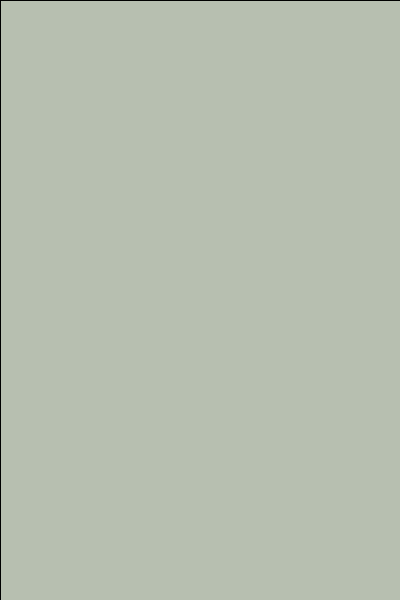
Frame 1 (no input)
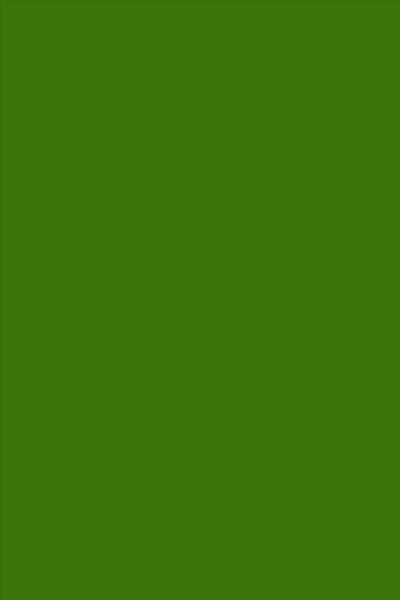
Frame 60 (the mouse pressed at the canvas centre just before this capture)
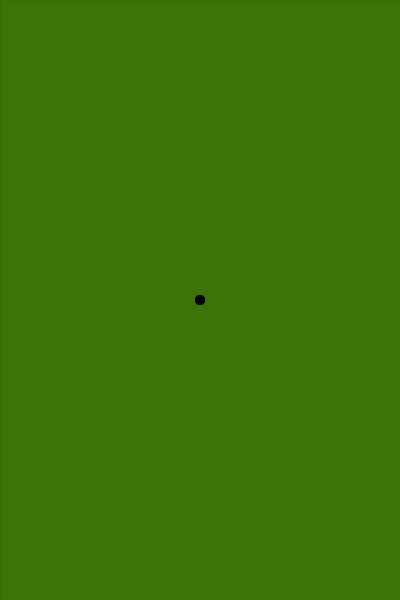
Frame 120 (the mouse held since frame 60 and released just before this capture)

The Processing sketch that drew these frames (run headless with seeded random() and noise(); from frame 60 on, the mouse is pressed at the canvas centre):

// Processing sketch: processing_102956
// ── processing_102956.pde

//Shape Builder and Animator Example
float nodeRadius = 5.0;
//holds node coordinate values
float[]nodeXPos = new float[0];
float[]nodeYPos = new float[0];

color initialNode = color(0);
boolean isShapeClosed = false;

//dynamics variables (moves shape)
float gravity = .55;
float jitterRange = 15;
float elasticRangeMin = .99;
float elasticRangeMax = .99;
float friction = .85;
float[]jitter = new float[0];
float[]xSpeed = new float[0];
float[]ySpeed = new float[0];
float[]elasticity = new float[0];

void setup(){
  size(400,600);
  
  frameRate(30);
  smooth();
}
void draw(){
  //create simple shape trails
  fill(57,116,4, 36);
  rect(0,0,width, height);
  if(nodeXPos.length>1){
    //draw line between nodes
    drawEdge();
    //check if mouse is over origional node
    checkOverInitialNode();
    //animate shape
    moveShape();
  }
  //draw node
  drawNode();
}

//change node fill color when mouse is over intitial node
void checkOverInitialNode(){
  if(isInitialNode()){
    initialNode = color(255,127,0);
  }
  else{
    initialNode = color(#FFF700);
  }
}
//function to draw lines between nodes
void drawEdge(){
  stroke(#FF7300);
  for(int i=0; i<nodeXPos.length; i++){
    if(i>0){
      line(nodeXPos[i], nodeYPos[i], nodeXPos[i-1], nodeYPos[i-1]);
    }
    //close shape, line between last node and initial node
    if(isShapeClosed && i==nodeXPos.length-1){
      line(nodeXPos[i],nodeYPos[i], nodeXPos[0], nodeYPos[0]);
    }
  }
}
//function to draw nodes
void drawNode(){
  //draw nodes at shape vertices
  noStroke();
  for(int i=0; i<nodeXPos.length; i++){
    //initial node has own color variable
    if(i==0){
      fill(initialNode);
    }
    else{
      fill(#FFF700);
    }
    ellipse(nodeXPos[i], nodeYPos[i], nodeRadius*2, nodeRadius*2);
  }
}
//function returns true/false if mouse is over initial node
boolean isInitialNode(){
  boolean isOnNode = false;
  if(nodeXPos.length>2){
    if(dist(mouseX, mouseY, nodeXPos[0], nodeYPos[0])<nodeRadius){
      isOnNode = true;
    }
  }
  return isOnNode;
}
void mousePressed(){
  if(isShapeClosed){
    //after shape is closed empty arrays
    nodeXPos = subset(nodeXPos, 0,0);
    nodeYPos = subset(nodeYPos, 0,0);
    xSpeed = subset(xSpeed, 0,0);
    ySpeed = subset(ySpeed, 0,0);
    jitter = subset(jitter,0,0);
    elasticity = subset(elasticity,0,0);
    
    //reset variable to false
    isShapeClosed = false;
  }
  if(!isInitialNode()){
    //if not on initial node plot at mouse position
    //increase size of node coordinate arrays.
    nodeXPos = append(nodeXPos, mouseX);
    nodeYPos = append(nodeYPos, mouseY);
    
    //increase size of dynamics arrays
    xSpeed = append(xSpeed, 0);
    jitter = append(jitter, random(-jitterRange, jitterRange));
    elasticity = append(elasticity, random(elasticRangeMin,
            elasticRangeMax));
    ySpeed = append(ySpeed, 0);
  }
  else{
    //set to true to avoid additional nodes in shape
    isShapeClosed = true;
  }
}
//fuction to move shape
void moveShape(){
  //animate after shape is closed
  if(isShapeClosed){
    for(int i=0; i<nodeXPos.length; i++){
      nodeXPos[i]+=xSpeed[i];
      ySpeed[i]+=gravity;
      nodeYPos[i]+=ySpeed[i];
      
      //set display window edge collision
      //right display window edge
      if(nodeXPos[i]>width-nodeRadius){
        nodeXPos[i]= width-nodeRadius;
        xSpeed[i]*=-1;
      }
      //left display window edge
      if(nodeXPos[i]<nodeRadius){
        nodeXPos[i] = nodeRadius;
        xSpeed[i]*=-1;
      }
      //bottom display widnow edge
      if(nodeYPos[i]>height-nodeRadius){
        nodeYPos[i] = height-nodeRadius;
        xSpeed[i]+=jitter[i];
        xSpeed[i]*=friction;
        jitter[i]*=friction;
        ySpeed[i]*=-1;
        ySpeed[i]*=elasticity[i];
      }
    }
  }
}
